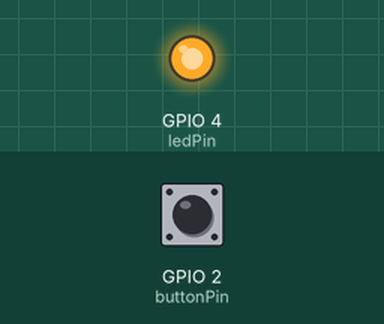
The program below on a simulated ESP8266 board running MicroPython. On the bench: output pins drawn as LEDs (lit = HIGH). The inputs (shaded band) are chosen by the test bench; at power-on: GPIO 2 (buttonPin) HIGH.

Above: at 1.2 s.
1.3 s: GPIO 2 (buttonPin) pulled LOW for 0.15 s
At 1.37 s:
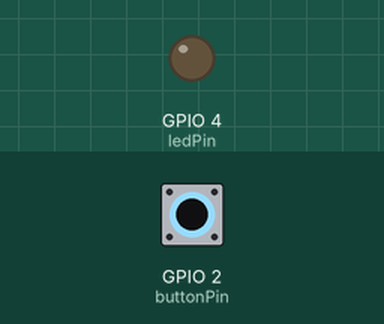
2.9 s: GPIO 2 (buttonPin) pulled LOW for 3.2 s
At 6.5 s:
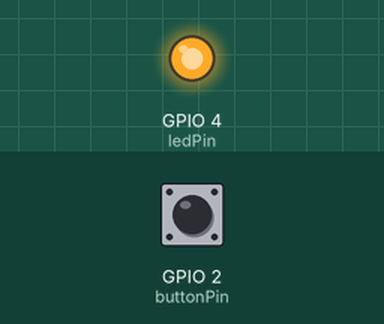
Timing chart, 0 to 8.0 s (numbered marks = the images above; inputs shaded):
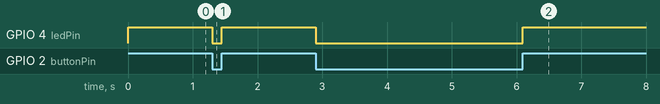

Measured:
- after the input at 1.3 s, GPIO 4 (ledPin): HIGH → LOW at once, → HIGH 0.15 s later
- after the input at 2.9 s, GPIO 4 (ledPin): HIGH → LOW at once, → HIGH 3.2 s later

The program:

Button.py
```python
import time
import machine

buttonPin = machine.Pin(2,  machine.Pin.IN, machine.Pin.PULL_UP)
ledPin = machine.Pin(4, machine.Pin.OUT)

while(True):
    buttonState = buttonPin.value()
    if(buttonState == 1):
        ledPin.on()
    else:
        ledPin.off()
```
